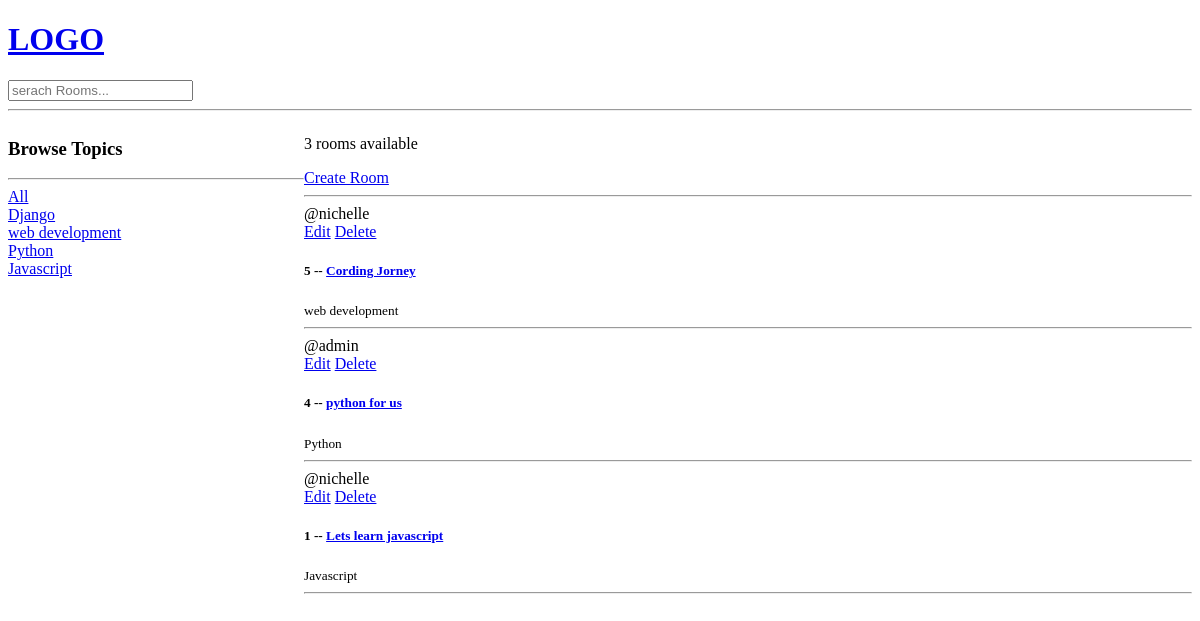
Before: / with the older database file.
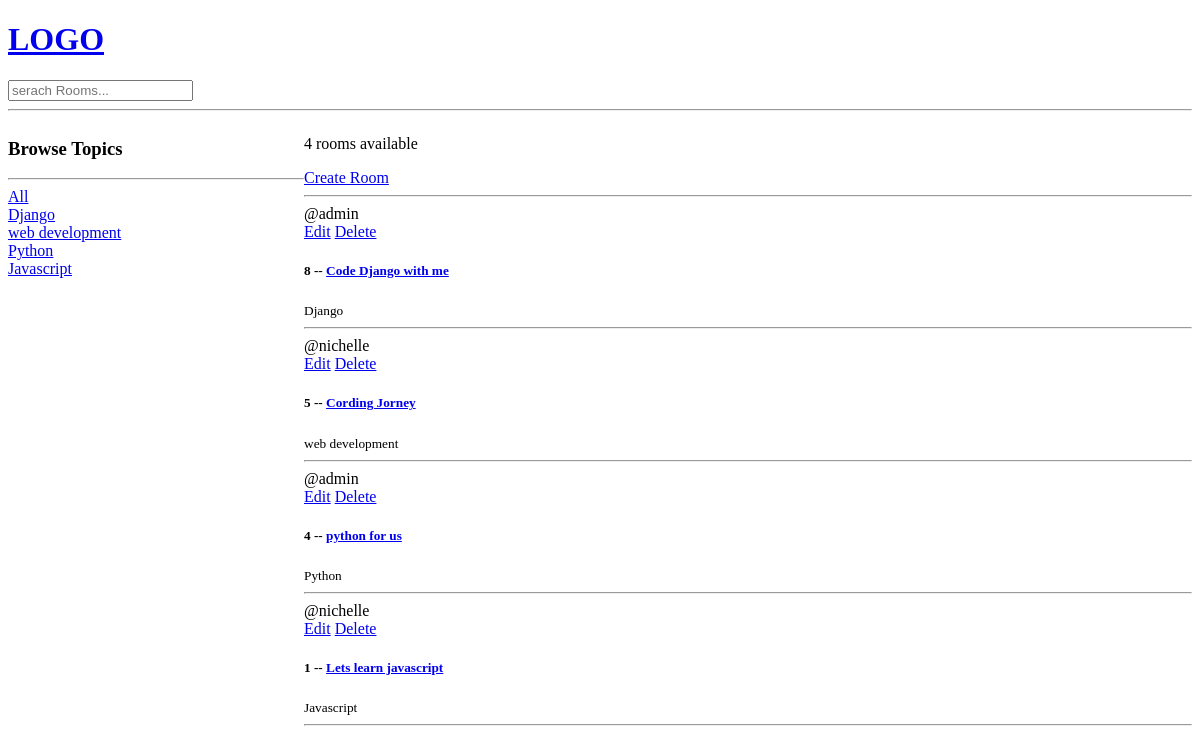
After: the same page with the newer database file.
### base/models.py (models this page shows, shortened)
class Topic(models.Model):
    name = models.CharField(max_length=200)

class Room(models.Model):
    host = models.ForeignKey(User, on_delete=models.SET_NULL, null=True)
    topic = models.ForeignKey(Topic, on_delete=models.SET_NULL, null=True)
    name = models.CharField(max_length=100)
    description = models.CharField(null=True, blank=True)
    updated = models.DateTimeField(auto_now=True)
    created = models.DateTimeField(auto_now_add=True)
    class Meta:
        ordering = ['-updated','-created']

### base/views.py (the view)
# urls.py: path('', views.home, name='home'),
def home(request):
    q = request.GET.get('q') if request.GET.get('q') != None else ''
    rooms = Room.objects.filter(
        Q(topic__name__icontains=q)|
        Q(description__icontains =q)|
        Q(name__icontains=q)
    )
    room_count = rooms.count
    topics = Topic.objects.all()
    context = {
        "rooms":rooms,
        "topics":topics,
        "room_count":room_count,
    }
    return render(request, 'base/home.html', context)

### templates/base/home.html (shortened to what this page needs)
{% extends 'base.html' %}
{% block content %}
<div class="home-container">
    <div>
        <h3>Browse Topics</h3>
        <hr>
        <div>
            <a href="{% url 'home' %}">All</a>
        </div>
        {% for topic in topics %}
            <div>
                <a href="{% url 'home' %}?q={{ topic.name }}">{{ topic.name }}</a>
            </div>
        {% endfor %}
    </div>
    <div>
        <p>{{ room_count }} rooms available</p>
        <a href="{% url 'create-room' %}">Create Room</a>
        <hr>
        <div>
            {% for room in rooms %}
            <div>
                <span>@{{room.host.username}}</span>
                <div>
                    <a href="{% url 'update-room' room.id %}">Edit</a>
                    <a href="{% url 'delete-room' room.id %}">Delete</a>
                </div>
                <h5>{{room.id}} -- <a href="{% url 'room' room.id %}">{{room.name}}</a></h5>
                <small>{{room.topic.name}}</small>
                <hr>
            </div>
        {% endfor %}
        </div>
    </div>
</div>
{% endblock content %}

Changed rows visible on the page:
added Room: host.username "admin", id "8", name "Code Django with me", topic.name "Django"
Other visible differences:
{{ room_count }}: "3" → "4"
